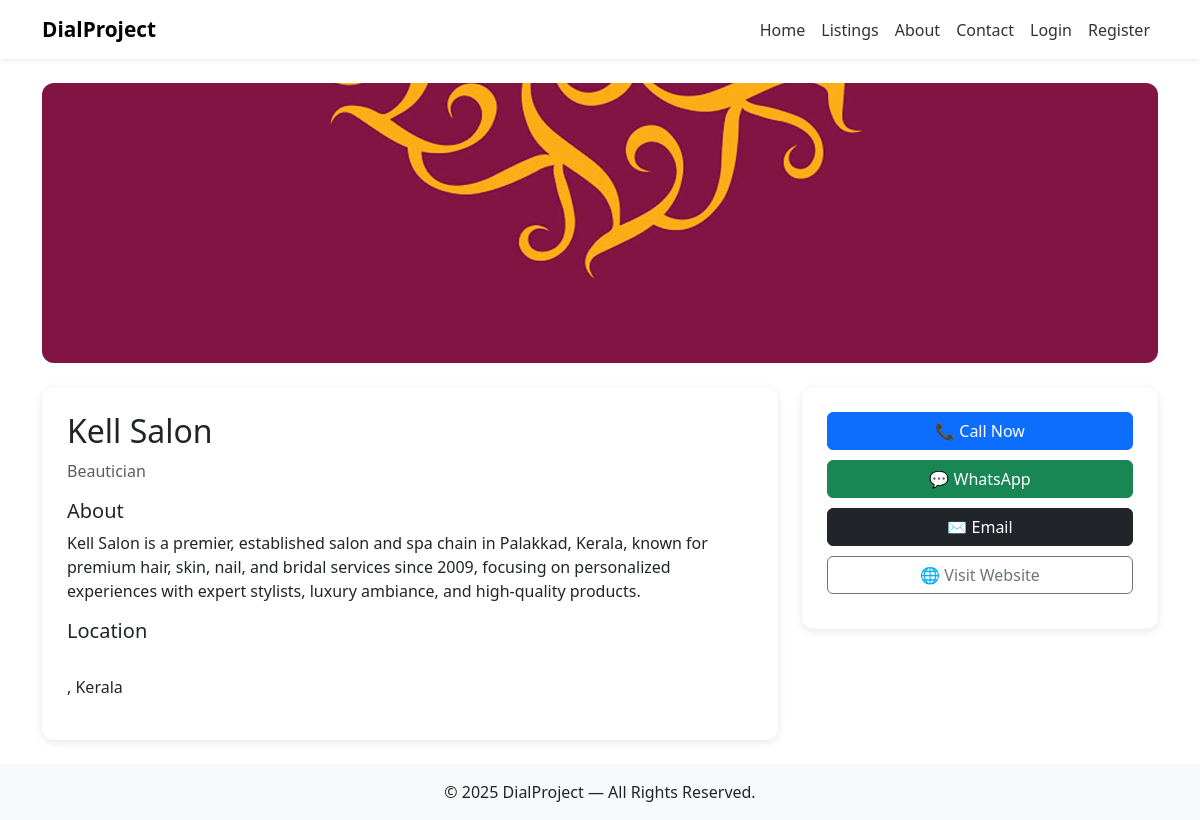
/b/kell-salon/, run on the app's committed database.
### main/models.py (models this page shows, shortened)
class Listing(models.Model):
    title = models.CharField(max_length=200)
    slug = models.SlugField(unique=True, blank=True)
    description = models.TextField()
    image = models.ImageField(upload_to='listings/', blank=True, null=True)
    phone = models.CharField(max_length=50, blank=True)
    email = models.EmailField(blank=True)
    website = models.URLField(blank=True)
    category = models.ForeignKey(
        Category,
        on_delete=models.SET_NULL,
        null=True,
        blank=True
    )
    featured = models.BooleanField(default=False)
    address = models.CharField(max_length=255, blank=True)
    city = models.CharField(max_length=120, blank=True)
    state = models.CharField(max_length=120, blank=True)
    created_at = models.DateTimeField(auto_now_add=True)

class Category(models.Model):
    name = models.CharField(max_length=200)
    slug = models.SlugField(unique=True, blank=True)
    icon = models.ImageField(upload_to='category_icons/', blank=True, null=True)
    template = models.ForeignKey(
        CategoryTemplate,
        on_delete=models.SET_NULL,
        null=True,
        blank=True,
        related_name="categories"
    )
    class Meta:
        verbose_name_plural = "Categories"

### main/views.py (the view)
# urls.py: path('b/<slug:slug>/', views.business_page, name='business_page'),
def business_page(request, slug):
    item = get_object_or_404(Listing, slug=slug)
    return render(request, "main/business_page.html", {"item": item})

### main/templates/main/business_page.html (shortened to what this page needs)
{% extends "main/base.html" %}
{% block content %}
<div class="container py-4">
    <div class="business-banner mb-4"
         style="background-image: url('{{ item.image.url }}');">
    </div>
    <div class="row">
        <div class="col-md-8">
            <div class="info-box">
                <h2>{{ item.title }}</h2>
                <p class="text-muted">{{ item.category.name }}</p>
                <h5 class="mt-3">About</h5>
                <p>{{ item.description }}</p>
                <h5 class="mt-3">Location</h5>
                <p>{{ item.address }}<br>{{ item.city }}, {{ item.state }}</p>
            </div>
        </div>
        <div class="col-md-4">
            <div class="info-box">
                {% if item.phone %}
                <a href="tel:{{ item.phone }}" class="btn btn-primary btn-contact">📞 Call Now</a>
                <a href="https://wa.me/{{ item.phone|cut:'+' }}" target="_blank" class="btn btn-success btn-contact">💬 WhatsApp</a>
                {% endif %}
                {% if item.email %}
                <a href="mailto:{{ item.email }}" class="btn btn-dark btn-contact">✉ Email</a>
                {% endif %}
                {% if item.website %}
                <a href="{{ item.website }}" target="_blank" class="btn btn-outline-secondary btn-contact">🌐 Visit Website</a>
                {% endif %}
            </div>
        </div>
    </div>
</div>
{% endblock %}

### main/templates/main/business_page.html (style rules this page uses)
.business-banner { height: 280px; background-size: cover; background-position: center; border-radius: 12px; }
.info-box { background: #fff; padding: 25px; border-radius: 12px; box-shadow: 0 2px 8px rgba(0,0,0,0.1); }
.btn-contact { width: 100%; margin-bottom: 10px; }

### data on the page
Listing: image (picture), title "Kell Salon", category.name "Beautician", description "Kell Salon is a premier, established salon and spa chain in Palakkad, Kerala, known for premium hair, skin, nail, and bridal services since 2009, focusing on personalized experiences with expert stylists, luxury ambiance, and high-quality products.", state "Kerala"
